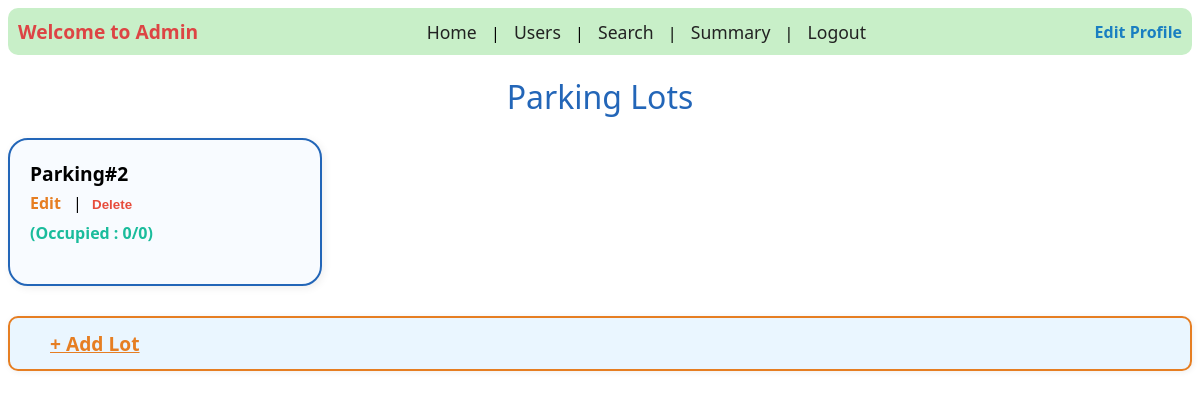
Page /admin/ (signed in) on the earlier database version.
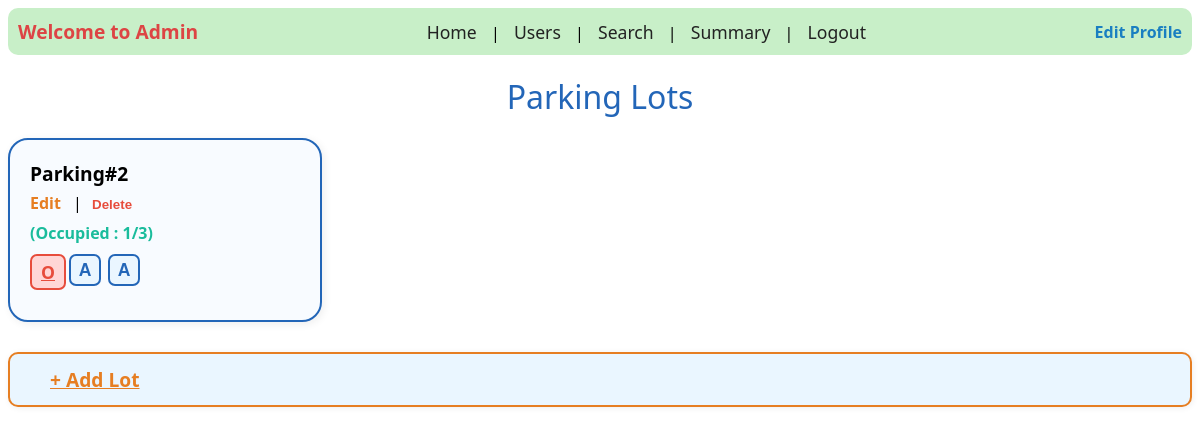
Same page on the later database version.
### models.py (models this page shows)
class ParkingLot(db.Model):
    id = db.Column(db.Integer, primary_key=True)
    location = db.Column(db.String(120), nullable=False)
    address = db.Column(db.String(200), nullable=False)
    pin = db.Column(db.Integer, nullable=False)
    total_spots = db.Column(db.Integer, nullable=False)
    price = db.Column(db.Float, nullable=False)
    status = db.relationship(
        'ParkingStatus',
        backref='parking_lot',
        uselist=False,
        cascade="all, delete-orphan"
    )

class ParkingSpot(db.Model):
    id = db.Column(db.Integer, primary_key=True)
    lot_id = db.Column(db.Integer, db.ForeignKey('parking_lot.id'), nullable=False)
    spot_number = db.Column(db.Integer, nullable=False)
    status = db.Column(db.String(1), nullable=False, default='A')  # 'A' for available, 'O' for occupied
    lot = db.relationship('ParkingLot', backref=db.backref('spots', cascade='all, delete-orphan', lazy=True))

### controllers/admin_controllers.py (the view)
@admin_bp.route('/')
@admin_required
def dashboard():
    parking_lots = ParkingLot.query.all()
    return render_template('adminDashboard.html', parking_lots=parking_lots)

### controllers/admin_controllers.py (called while the page is built)
def admin_required(f):
    @wraps(f)
    def decorated_function(*args, **kwargs):
        if 'user_id' not in session or not session.get('admin'):
            return redirect(url_for('auth.login'))
        return f(*args, **kwargs)
    return decorated_function

### templates/adminDashboard.html (shortened to what this page needs)
<!DOCTYPE html>
<html lang="en">
<head>
</head>
<body>
    <div class="navbar">
        <span class="left">Welcome to Admin</span>
        <span class="center">
            <a href="{{ url_for('admin.dashboard') }}">Home</a> |
            <a href="{{ url_for('admin.users') }}">Users</a> |
            <a href="{{ url_for('admin.search') }}">Search</a> |
            <a href="{{ url_for('admin.dashboard') }}">Summary</a> |
            <a href="{{ url_for('auth.logout') }}">Logout</a>
        </span>
        <span class="right"><a href="{{ url_for('auth.edit_profile') }}">Edit Profile</a></span>
    </div>
    <div class="lots-container">
        <div class="lots-title">Parking Lots</div>
        <div class="lots-list">
            {% for lot in parking_lots %}
            <div class="lot-box">
                <div class="lot-title">Parking#{{ lot.id }}</div>
                <div class="lot-actions">
                    <a href="{{ url_for('admin.edit_parking_lot', lot_id=lot.id) }}">Edit</a> |
                    <form action="{{ url_for('admin.delete_parking_lot', lot_id=lot.id) }}" method="post" style="display:inline;" onsubmit="return confirm('Are you sure?');">
                        <button type="submit">Delete</button>
                    </form>
                </div>
                <div class="occupied">(Occupied : {{ lot.spots|selectattr('status', 'equalto', 'O')|list|length }}/{{ lot.spots|length }})</div>
                <div class="spots-grid">
                    {% for spot in lot.spots|sort(attribute='spot_number') %}
                        {% if spot.status == 'A' %}
                        <form class="spot-btn-form" action="{{ url_for('admin.delete_spot', spot_id=spot.id) }}" method="post" onsubmit="return confirm('Are you sure you want to delete this available spot?');">
                            <button type="submit" class="spot-btn" title="Delete Spot #{{ spot.spot_number }}">
                                {{ spot.status }}
                            </button>
                        </form>
                        {% else %}
                        <a href="{{ url_for('admin.spot_details', spot_id=spot.id) }}" class="spot-btn occupied" title="View Booking Details for Spot #{{ spot.spot_number }}" style="display:inline-block; text-align:center; line-height:32px;">
                            {{ spot.status }}
                        </a>
                        {% endif %}
                    {% endfor %}
                </div>
            </div>
            {% endfor %}
        </div>
        <a href="{{ url_for('admin.add_parking_lot') }}" class="add-lot-btn">+ Add Lot</a>
    </div>
</body>
</html>

### templates/adminDashboard.html (style rules this page uses)
body { font-family: 'Segoe UI', sans-serif; background: #fff; }
.navbar { background: #c8efc8; padding: 10px; border-radius: 10px; margin-bottom: 20px; display: flex; justify-content: space-between; align-items: center; }
.navbar .left { color: #d44; font-weight: bold; font-size: 1.2em; }
.navbar .center a { color: #222; text-decoration: none; margin: 0 10px; font-size: 1.1em; }
.navbar .right a { color: #1a7fc1; text-decoration: none; font-weight: bold; }
.lots-container { margin: 0 auto; max-width: 1200px; }
.lots-title { font-size: 2em; color: #2366b8; margin-bottom: 20px; text-align: center; }
.lots-list { display: flex; flex-wrap: wrap; gap: 30px; justify-content: flex-start; }
.lot-box { border: 2px solid #2366b8; border-radius: 20px; padding: 20px; min-width: 270px; background: #f8fbff; box-shadow: 2px 2px 8px #eee; }
.lot-title { font-size: 1.2em; font-weight: bold; margin-bottom: 5px; }
.lot-actions { margin-bottom: 8px; }
.lot-actions a, .lot-actions form { display: inline; }
.lot-actions a { color: #e67e22; margin-right: 8px; text-decoration: none; font-weight: bold; }
.lot-actions button { color: #e74c3c; background: none; border: none; cursor: pointer; font-weight: bold; }
.occupied { color: #1abc9c; font-weight: bold; margin-bottom: 10px; }
.spots-grid { display: grid; grid-template-columns: repeat(5, 32px); gap: 7px; margin-bottom: 10px; }
.spot-btn-form { display: inline; }
.spot-btn { width: 32px; height: 32px; border-radius: 7px; border: 2px solid #2366b8; font-size: 1.1em; font-weight: bold; background: #eaf6ff; color: #2366b8; cursor: pointer; margin: 0; padding: 0; }
.spot-btn.occupied { background: #ffd6d6; color: #e74c3c; border-color: #e74c3c; }
.add-lot-btn { margin: 30px auto 0 auto; display: block; background: #eaf6ff; color: #e67e22; border: 2px solid #e67e22; border-radius: 10px; font-size: 1.2em; padding: 12px 40px; cursor: pointer; font-weight: bold; box-shadow: 1px 1px 6px #eee; }

Differences in the rows shown:
changed ParkingLot id 2: spots|selectattr "0" → "1"; spots|length "0" → "3"
added ParkingSpot: status "O"
added ParkingSpot: status "A"
added ParkingSpot: status "A"
